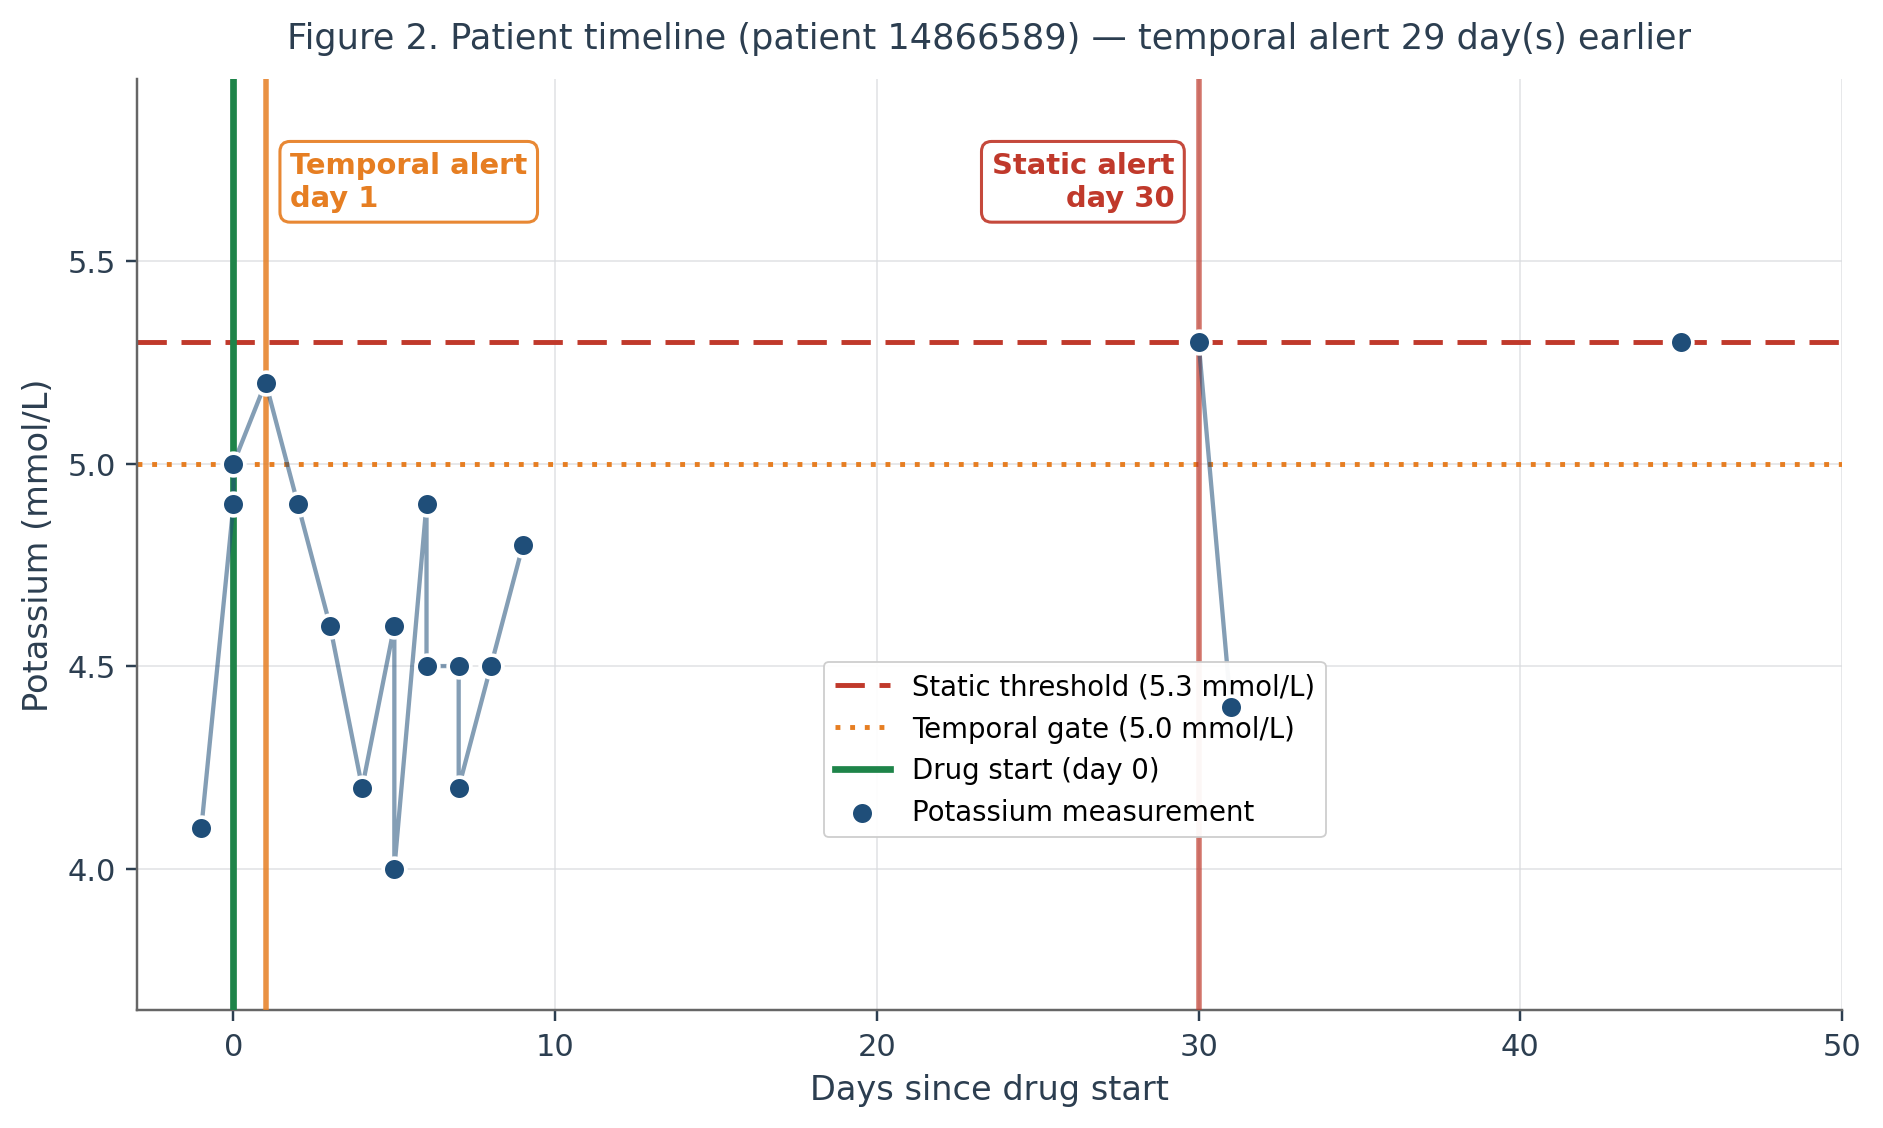

Recreate this plot in Python.
"""Mockup of the expected Fig 2 output — generated independently from the
actual pipeline using the data points observed in the earlier successful
render of patient 14866589. Used as a visual target while waiting for the
regenerate_figures.py run to finish.
"""
import matplotlib
matplotlib.use("Agg")
import matplotlib.pyplot as plt
import numpy as np

# Observed data points from patient 14866589 (ACE/ARB → potassium)
days = np.array([-1, 0, 0, 1, 2, 3, 4, 5, 5, 6, 6, 7, 7, 8, 9, 30, 31, 45], dtype=float)
vals = np.array([4.1, 4.9, 5.0, 5.2, 4.9, 4.6, 4.2, 4.6, 4.0, 4.9, 4.5, 4.5, 4.2, 4.5, 4.8, 5.3, 4.4, 5.3])

# Scenario constants
static_thr = 5.3
temporal_gate = 5.0
day_temporal_alert = 1
day_static_alert = 30
label_window = 30

# Axes (two-stage logic from the fixed code)
clinical_lo, clinical_hi = -30.0, label_window + 20.0  # -30, 50
mask = (days >= clinical_lo) & (days <= clinical_hi)
days_in = days[mask]
vals_in = vals[mask]
data_lo, data_hi = float(np.min(days_in)), float(np.max(days_in))
alerts = [day_temporal_alert, day_static_alert]
x_lo = max(min(data_lo - 2.0, -3.0), clinical_lo)
must_show_hi = max([data_hi] + alerts)
x_hi = min(must_show_hi + 5.0, clinical_hi)

# Line-break across gaps > 7 days
MAX_GAP = 7
plot_days = days_in.astype(float).copy()
plot_vals = vals_in.astype(float).copy()
gaps = np.diff(plot_days)
breaks = np.where(gaps > MAX_GAP)[0]
for i in reversed(breaks):
    plot_days = np.insert(plot_days, i + 1, np.nan)
    plot_vals = np.insert(plot_vals, i + 1, np.nan)

# Y-range with headroom for badges
y_lo = min(float(np.nanmin(vals_in)), temporal_gate) - 0.35
y_hi = max(float(np.nanmax(vals_in)), static_thr) + 0.65

# Palette
C_DATA      = "#1f4e79"
C_STATIC    = "#c0392b"
C_TEMPORAL  = "#e67e22"
C_DRUGSTART = "#1e8449"
C_TEXT      = "#2c3e50"

fig, ax = plt.subplots(figsize=(10, 5.5))
ax.grid(True, color="#dadce0", linewidth=0.6, alpha=0.7, zorder=0)
ax.set_axisbelow(True)

ax.axhline(static_thr, ls=(0, (6, 3)), color=C_STATIC, lw=1.6, zorder=2,
           label=f"Static threshold ({static_thr} mmol/L)")
ax.axhline(temporal_gate, ls=(0, (1, 2)), color=C_TEMPORAL, lw=1.6, zorder=2,
           label=f"Temporal gate ({temporal_gate} mmol/L)")

ax.axvline(0, color=C_DRUGSTART, lw=2.2, zorder=3, label="Drug start (day 0)")
ax.axvline(day_temporal_alert, color=C_TEMPORAL, lw=1.8, alpha=0.85, zorder=3)
ax.axvline(day_static_alert, color=C_STATIC, lw=1.8, alpha=0.7, zorder=3)

ax.plot(plot_days, plot_vals, "-", color=C_DATA, lw=1.4, alpha=0.55, zorder=4)
ax.scatter(days_in, vals_in, color=C_DATA, s=55, edgecolors="white",
           linewidths=1.2, zorder=10, label="Potassium measurement")

badge = dict(boxstyle="round,pad=0.35", facecolor="white",
             edgecolor="none", alpha=0.92)
ax.annotate(f"Temporal alert\nday {day_temporal_alert}",
            xy=(day_temporal_alert, y_hi - 0.18),
            xytext=(8, 0), textcoords="offset points",
            ha="left", va="top",
            color=C_TEMPORAL, fontsize=9.5, fontweight="bold",
            bbox={**badge, "edgecolor": C_TEMPORAL, "linewidth": 1.0},
            zorder=15)
ax.annotate(f"Static alert\nday {day_static_alert}",
            xy=(day_static_alert, y_hi - 0.18),
            xytext=(-8, 0), textcoords="offset points",
            ha="right", va="top",
            color=C_STATIC, fontsize=9.5, fontweight="bold",
            bbox={**badge, "edgecolor": C_STATIC, "linewidth": 1.0},
            zorder=15)

gap_days = day_static_alert - day_temporal_alert
ax.set_title(f"Figure 2. Patient timeline (patient 14866589) "
             f"— temporal alert {gap_days} day(s) earlier",
             fontsize=11.5, color=C_TEXT, pad=10)
ax.set_xlabel("Days since drug start", fontsize=11, color=C_TEXT)
ax.set_ylabel("Potassium (mmol/L)", fontsize=11, color=C_TEXT)
ax.tick_params(colors=C_TEXT, labelsize=10)

ax.set_xlim(x_lo, x_hi)
ax.set_ylim(y_lo, y_hi)

for s in ("top", "right"):
    ax.spines[s].set_visible(False)
for s in ("bottom", "left"):
    ax.spines[s].set_color("#666666")
    ax.spines[s].set_linewidth(0.8)

leg = ax.legend(fontsize=9, loc="center", bbox_to_anchor=(0.55, 0.28),
                frameon=True, framealpha=0.95, edgecolor="#cccccc")
leg.get_frame().set_linewidth(0.6)

out = "paper/figures/fig2_mockup.png"
fig.savefig(out, dpi=220, bbox_inches="tight", facecolor="white")
plt.close(fig)
print(f"Wrote {out}  (x: {x_lo:.0f} to {x_hi:.0f},  y: {y_lo:.2f} to {y_hi:.2f})")
